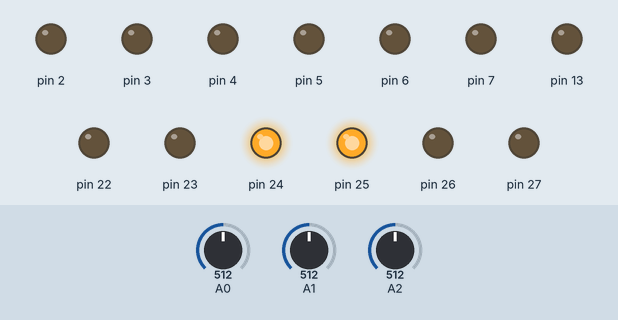
This sketch was run on a simulated Arduino Mega 2560, built with avr-gcc and run on an emulated ATmega2560. On the bench: output pins drawn as LEDs (lit = HIGH). The inputs (shaded band) are chosen by the test bench; at power-on: A0 = 512, A1 = 512, A2 = 512.

Above: at 0.1 s.
Timing chart, 0 to 1.6 s (numbered marks = the images above):
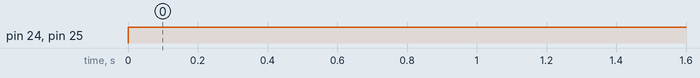

Measured:
- by itself, pin 24, pin 25: LOW → HIGH at 0.00 s

The sketch:

DriveBot.ino
```cpp
// Used on the ROV to interpret signals from the computer.

// Motor layout, top view. Motors 1 and 2 point towards the back. Motors 3 and 4
// point towards the front. Motors 5 and 6 point up.
//
//      Front
//  1           2
//   /---------\
//  /|         |\
//   |    5    |
//   |         |
//   |    6    |
//  \|         |/
//   \---------/
//  4          3

// Used to easily change which output values correspond with which direction
#define FORWARD HIGH
#define BACKWARD LOW

// the delay between updates
#define REFRESH_RATE 100

// The total number of motors on the robot.
#define NUM_MOTORS 6

// The total number of sensors the robot knows about.
#define NUM_SENSORS 3

// used for periodic tasks that aren't executed every loop
int time = 0;

/**
 * Class that represents a vector for a motor. Encampasses the direction and
 * speed of the motor, and gives a number (negative for backward) that
 * represents them.
 */
class Velocity {

    int validateAbsPower(int power) {
        return max(0, min(255, power));
    }

    int direc(int num) {
        return num >= 0 ? FORWARD : BACKWARD;
    }

public:
    int power;
    int dir;

    Velocity(int power, int dir) : power(power), dir(dir) {
    }

    int velNum(void) {
        return validateAbsPower(power) * (dir == FORWARD ? 1 : -1);
    }

    void updateVel(int velNum) {
        power = validateAbsPower(abs(velNum));
        dir = direc(velNum);
    }
};

/**
 * Class that represents a motor. Each motor has a port for each power output
 * and direction output. It also has a current velocity and the desired
 * velocity, as well as whether its output direction should be flipped
 * because it is facing backwards. Motors also have an ID that matches them to
 * their physical position on the robot.
 */
class Motor {
public:
    int powerPort;
    int dirPort;
    Velocity * curVel;
    Velocity * newVel;
    boolean flipped;
    int ID;

    Motor(int powerPort, int dirPort, boolean flipped, int ID):
    powerPort(powerPort), dirPort(dirPort), flipped(flipped), ID(ID) {
        curVel = new Velocity(0, FORWARD);
        newVel = new Velocity(0, FORWARD);
    }
};

/**
 * Class that represents a sensor. Each Sensor has a port from which data is
 * read, a name to easily identify it, and a header that is used to send its
 * data through serial communication.
 */
class Sensor {
public:
    int port;
    String name;
    char header;

    Sensor(int port, String name, char header):
    port(port), name(name), header(header) { }
};

// Contains all the Motors on the robot.
Motor* motors[NUM_MOTORS];

// Contains all the Sensors on the robot.
Sensor* sensors[NUM_SENSORS];

/**
 * Initializes all the motors and sensors with the right ports and other data.
 */
void initialize() {
    // 2  3  4  5  6  7
    // 23 25 27 22 24 26
    motors[4] = new Motor(2, 23, true, 1);
    motors[5] = new Motor(3, 25, false, 2);
    motors[0] = new Motor(4, 27, true, 3);
    motors[1] = new Motor(5, 22, true, 4);
    motors[2] = new Motor(6, 24, false, 5);
    motors[3] = new Motor(7, 26, true, 6);

    sensors[0] = new Sensor(A0, "Pressure", 'P');
    sensors[1] = new Sensor(A1, "Temperature", 'T');
    sensors[2] = new Sensor(A2, "Humidity", 'H');
}

void setup() {
    Serial3.begin(9600);
        Serial.begin(9600);
        pinMode(13, OUTPUT); digitalWrite(13, LOW); // REMOVE

    // initializes motor and sensor values
    initialize();

    // set the pin modes for the motor power and direction ports
    for (int i = 0; i < NUM_MOTORS; i++) {
        pinMode(motors[i]->powerPort, OUTPUT);
        pinMode(motors[i]->dirPort, OUTPUT);
    }

    // set the pin modes for the sensors
    for (int i = 0; i < NUM_SENSORS; i++) {
        pinMode(sensors[i]->port, INPUT);
    }
}

void loop() {
    // wait for enough data to arrive
    do {
        if (time % 100 == 0) {
            updateMotorValues();
            writeSensorValues();
            setMotorValues();
        }

        delay(1);
        time++;
    } while (Serial3.available() < 3);

    readInputValues();
    setMotorValues();
}

/**
 * Updates the motor values to speeds closer to the latest value. Prevents
 * velocity changes that are too drastic.
 */
void updateMotorValues() {
    for (int i = 0; i < NUM_MOTORS; i++) {
        int truePower = motors[i]->newVel->velNum();
        int currentPower = motors[i]->curVel->velNum();

        if (truePower < currentPower) {
            motors[i]->curVel->updateVel(max(truePower,
                                             currentPower + (truePower - currentPower) / 10 - 2));
        } else if (truePower > currentPower) {
            motors[i]->curVel->updateVel(min(truePower,
                                             currentPower + (truePower - currentPower) / 10 + 2));
        }
    }
}

/**
 * Reads all values that come from connected sources. In this case, read and
 * update motor values and directions.
 *
 * Data is asynchronously sent and accumulates in the buffer. Whenever this
 * method runs, it iterates through the buffer and looks for values that have
 * valid headers.
 */
void readInputValues() {
    // read motor values from the controller
    while (Serial3.available() >= 3) {
        int value = Serial3.read();

        // motor power readings
        // valid heaers are 1-6
        if (value >= '1' && value <= '6') {
            int in1 = Serial3.read();
            int in2 = Serial3.read();
            if (in1 == in2) {
                motors[value - '1']->newVel->power = in1;
            }
        }

        // motor direction readings
        // valid headers are a-f, corresponding to motors 1-6
        if (value >= 'a' && value <= 'f') {
            int in1 = Serial3.read();
            int in2 = Serial3.read();
            if (in1 == in2) {
                motors[value - 'a']->newVel->dir = in1;
            }
        }
    }
}

/**
 * Sets the motor power and directions from the most recently updated values.
 */
void setMotorValues() {
    for (int i = 0; i < NUM_MOTORS; i++) {
        analogWrite(motors[i]->powerPort, motors[i]->curVel->power);

        // account for flipped motors
        int dir = motors[i]->curVel->dir;
        if (motors[i]->flipped) {
            dir = dir == BACKWARD ? FORWARD : BACKWARD;
        }

        digitalWrite(motors[i]->dirPort, dir);
    }
}

/**
 * Writes the most recent sensor values to serial communications. Each value
 * has its identifier as a header.
 */
void writeSensorValues() {
    for (int i = 0; i < NUM_SENSORS; i++) {
        Serial3.write(sensors[i]->header);

        // Values are divided by 4 to fit in a byte (the range of analogRead is
        // 0-1023; analogWrite is 0-255).
        Serial3.write(analogRead(sensors[i]->port) / 4);
    }
}
```
